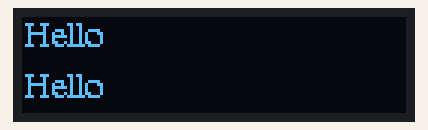
Bench run of a program on a simulated Raspberry Pi (BCM pin numbers), started with the arguments Hello Hello. Shown: 128×32 one-colour display. At 0.1 s the program stops and its outputs stay as they are.

Above: at 0.2 s.

The program:

ssd1306_2lines.py
```python
import Adafruit_GPIO.SPI as SPI
import Adafruit_SSD1306
import sys

from PIL import Image
from PIL import ImageDraw
from PIL import ImageFont

# verwerken van argumenten
line1=(sys.argv[1])
line2=(sys.argv[2])

disp = Adafruit_SSD1306.SSD1306_128_32(rst=24)

disp.begin()
disp.clear()
disp.display()

image = Image.new('1', (disp.width, disp.height))

draw = ImageDraw.Draw(image)
#draw.rectangle((0,0,disp.width-1,disp.height-1), outline=1, fill=0)

#font = ImageFont.load_default()
font = ImageFont.truetype('FreeSerif.ttf', 12)
draw.text((1, 0),line1,  font=font, fill=255)
draw.text((1, 17),line2,  font=font, fill=255)

#x=1
#for x in sys.argv:
#     Only for debug
#     print "Argument: ", x

disp.image(image)
disp.display()
```
